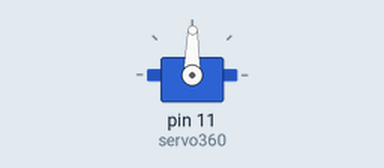
Recording of a sketch running on a simulated Arduino Uno, built with avr-gcc and run on an emulated ATmega328P. On the bench: servo.

Above: at 1.05 s.
Timing chart, 0 to 21.8 s (numbered marks = the images above):
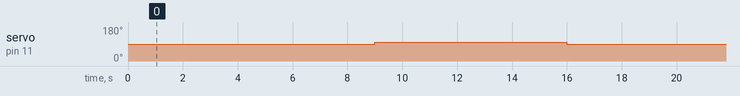

The sketch:

slowCWorACW.ino
```cpp
#include <Servo.h>

Servo   servo360;

void setup() {
  servo360.attach(11);
  servo360.write(90);
  delay(1000);
}

void loop() {
  servo360.write(89);
  delay(7000);
  servo360.write(90);
  delay(1000);
  servo360.write(99);
  delay(7000);
  servo360.write(90);
  delay(1000);
}
```

Measured:
- by itself, servo on pin 11 (servo360): repeats every 16.0 s: 90° 1.0 s, 99° 7.0 s, 90° 1.0 s, 89° 7.0 s
